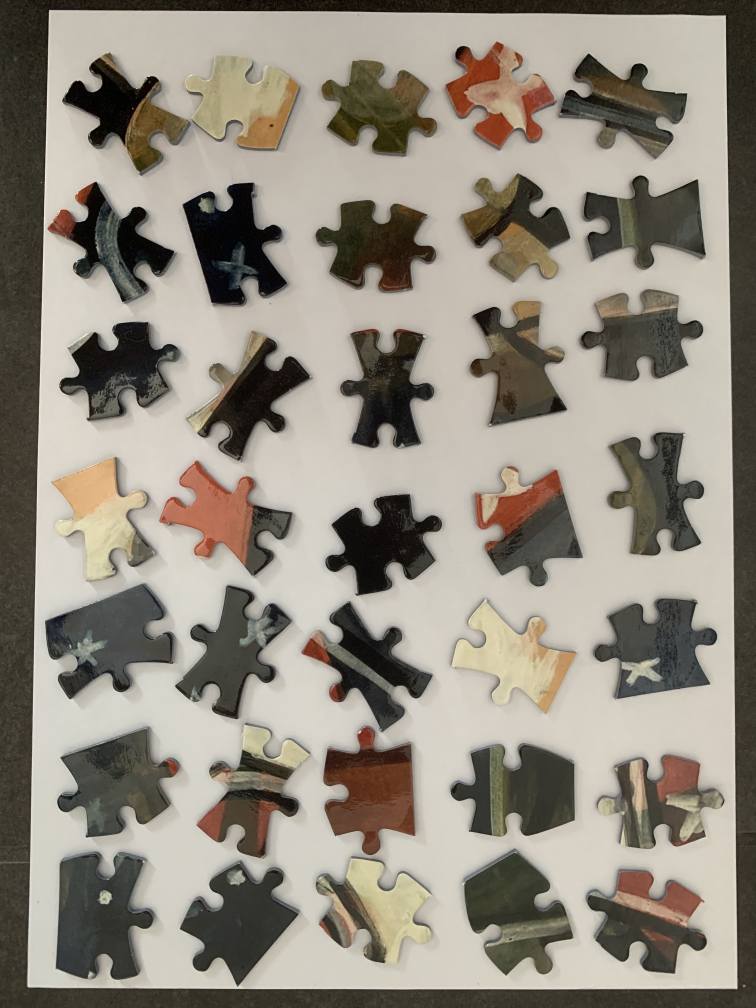
#> input picture input/IMG_3852.jpg, 3024 x 4032 px (shown at 1/4 size); its folder holds only this picture in this run
$ jupyter execute Untitled.ipynb   (older library calls are emulated)
#> lines starting #> are read from the running program, lines starting #| are printed output that depends on the picture; after the words box and inside, x2 and y2 are one past the last pixel; in counts of white or black regions, pixels touching at a corner belong together
#> further down, img is the input picture: shape (4032, 3024, 3); mean B, G, R 127.6, 139.5, 146.1
[cell 1]
import numpy as np
import cv2, operator
from matplotlib import pyplot as plt
from glob import glob

def show(img):
    plt.figure(figsize=(8, 6), dpi=80)
    plt.axis("off")
    plt.imshow(cv2.cvtColor(img, cv2.COLOR_BGR2RGB))

def white_balance(img):
    result = cv2.cvtColor(img, cv2.COLOR_BGR2LAB)
    avg_a = np.average(result[:, :, 1])
    avg_b = np.average(result[:, :, 2])
    result[:, :, 1] = result[:, :, 1] - ((avg_a - 128) * (result[:, :, 0] / 255.0) * 1.1)
    result[:, :, 2] = result[:, :, 2] - ((avg_b - 128) * (result[:, :, 0] / 255.0) * 1.1)
    result = cv2.cvtColor(result, cv2.COLOR_LAB2BGR)
    return result

def clockwise_corners(corners):
    corners_ordered = sorted(corners, key=lambda x: x[0]+x[1])
    ret = []
    ret.append(corners_ordered[0])
    corners_ordered = sorted(corners_ordered[1:], key=lambda x: x[1])
    ret.append(corners_ordered[0])
    corners_ordered = sorted(corners_ordered[1:], key=lambda x: -x[0]-x[1])
    ret.append(corners_ordered[0])
    ret.append(corners_ordered[1])
    return ret

def warpBox(image,
            box,
            target_height=None,
            target_width=None,
            return_transform=False):
    """Warp a boxed region in an image given by a set of four points into
    a rectangle with a specified width and height. Useful for taking crops
    of distorted or rotated text.
    Args:
        image: The image from which to take the box
        box: A list of four points starting in the top left
            corner and moving clockwise.
        target_height: The height of the output rectangle
        target_width: The width of the output rectangle
        return_transform: Whether to return the transformation
            matrix with the image.
    """
    box = np.float32(clockwise_corners(box))
    w, h = image.shape[1], image.shape[0]
    assert (
        (target_width is None and target_height is None)
        or (target_width is not None and target_height is not None)), \
            'Either both or neither of target width and height must be provided.'
    if target_width is None and target_height is None:
        target_width = w
        target_height = h
    M = cv2.getPerspectiveTransform(src=box, dst=np.array([[0, 0], [target_width, 0], [target_width, target_height], [0, target_height]]).astype('float32'))
    full = cv2.warpPerspective(image, M, dsize=(int(target_width), int(target_height)))
    if return_transform:
        return full, M
    return full

import scipy.ndimage as ndimage

def get_tile_corners(mask):
    canny = cv2.Canny(mask, 100, 255, 1)
    corners = cv2.goodFeaturesToTrack(canny, 20, 0.1, 100)
    corners = [tuple(corner.flatten()) for corner in corners]
    tile_center = ndimage.center_of_mass(mask)
    tile_center = tuple(np.round(tile_center).astype(np.int))

    def distance(c1, c2):
        return (c1[0]-c2[0]) ** 2 + (c1[1]-c2[1]) ** 2

    lt, rt, rb, lb = tile_center, tile_center, tile_center, tile_center
    lt_d, rt_d, rb_d, lb_d = 0, 0, 0, 0
    for corner in corners:
        if corner[0] < tile_center[0] and corner[1] < tile_center[1] and distance(corner, tile_center) > lt_d:
            lt = corner
            lt_d = distance(corner, tile_center)
        if corner[0] < tile_center[0] and corner[1] > tile_center[1] and distance(corner, tile_center) > rt_d:
            rt = corner
            rt_d = distance(corner, tile_center)
        if corner[0] > tile_center[0] and corner[1] > tile_center[1] and distance(corner, tile_center) > rb_d:
            rb = corner
            rb_d = distance(corner, tile_center)
        if corner[0] > tile_center[0] and corner[1] < tile_center[1] and distance(corner, tile_center) > lb_d:
            lb = corner
            lb_d = distance(corner, tile_center)
    return np.array([lt, rt, rb, lb], dtype=int)

def get_warp_image(img, margin=9):
#> called with margin = 20
    orig_width = len(img[0])
#> orig_width = 3024
    orig_height = len(img)
#> orig_height = 4032
    target = 800
    scale = target/orig_width if orig_height > orig_width else target/orig_height
#> scale = 0.265

    resized = cv2.resize(img, None, fx=scale, fy=scale)
    img_balanced = white_balance(resized)
#> in white_balance, `avg_a = np.average(result[:, :, 1])`: avg_a = 128.5
#> in white_balance, `avg_b = np.average(result[:, :, 2])`: avg_b = 135.5
    blurred = blur(img_balanced)
    hsv = cv2.cvtColor(blurred, cv2.COLOR_BGR2HSV)
    h,s,v = cv2.split(hsv)
    edges = cv2.threshold(s, 15, 255, cv2.THRESH_BINARY_INV)[1]
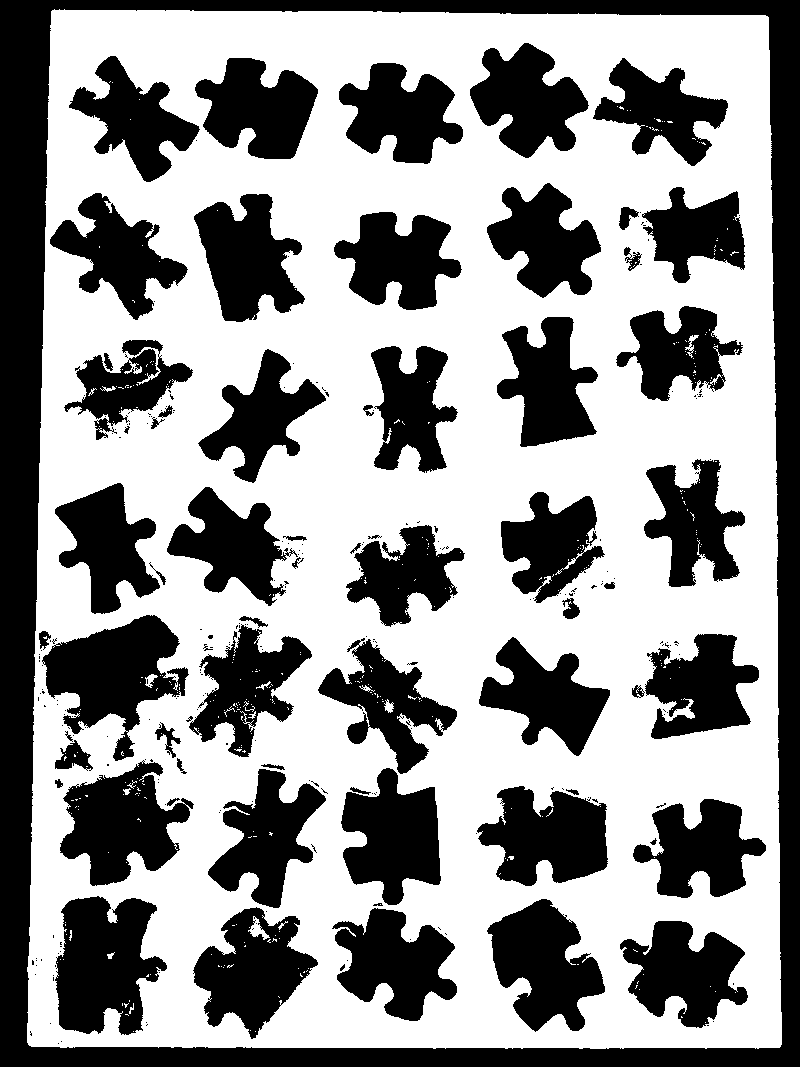
#> edges: shape (1067, 800); 57.6% white; 270 black regions (204 under 20 px), largest, box (x1, y1, x2, y2) and area: (0, 0, 800, 1067) 89684, (55, 896, 167, 1035) 10800, (42, 615, 189, 761) 10474

    contour_info = [(c, cv2.contourArea(c),) for c in cv2.findContours(edges, cv2.RETR_LIST, cv2.CHAIN_APPROX_NONE)[0]]
#> contour_info = 935 items
    mask = np.zeros(list(map(operator.add, edges.shape, (margin*2,margin*2,0))), dtype = np.uint8)
    for contour in contour_info:
        mask = cv2.fillConvexPoly(mask, contour[0]+margin, (255))
#> this loop made 935 passes
#> contour on passes 1, 2, 4: ([[57, 1043], [58, 1042], [59, 1043], [58, 1044]], 2), ([[60, 1041], [61, 1040], [62, 1041], [61, 1042]], 2), ([[255, 1031]], 0)
    corners = get_tile_corners(mask)
#> in get_tile_corners, `corners = cv2.goodFeaturesToTrack(canny, 20, 0.1, 100)`: corners = 20 rows, first 8: [799, 1065], [788, 36], [48, 1065], [71, 30], [530, 1067], [50, 845], [797, 813], [52, 733]
#> in get_tile_corners, `corners = [tuple(corner.flatten()) for corner in corners]`: corners = [(799, 1065), (788, 36), (48, 1065), (71, 30), (530, 1067), (50, 845), (797, 813), (52, 733), (796, 543), (793, 378), (65, 172), (178, 1066), (528, 33), (399, 31), (185, 29), (790, 208), (644, 1068), (48, 963), (55, 623), (58, 523)]
#> in get_tile_corners, `tile_center = ndimage.center_of_mass(mask)`: tile_center = (553.9, 426.4)
#> in get_tile_corners, `tile_center = tuple(np.round(tile_center).astype(np.int))`: tile_center = (554, 426)
#> the loop in get_tile_corners, `for corner in corners:` made 20 passes
#> (rb, rb_d) on pass 1: ((799, 1065), 468346)
#> after the loop in get_tile_corners, `for corner in corners:`: lb_d = 206856; lt_d = 390105; rb_d = 468346; rt_d = 664357
#> corners = [[71, 30], [48, 1065], [799, 1065], [788, 36]]
    corners = [tuple((corner-margin)/scale) for corner in corners]
#> corners = [(192.8, 37.8), (105.8, 3950.1), (2944.6, 3950.1), (2903, 60.48)]

    return warpBox(img,corners)
#> in clockwise_corners, `corners_ordered = sorted(corners, key=lambda x: x[0]+x[1])`: corners_ordered = [(192.8, 37.8), (2903, 60.48), (105.8, 3950.1), (2944.6, 3950.1)]
#> in clockwise_corners, `corners_ordered = sorted(corners_ordered[1:], key=lambda x: x[1])`: corners_ordered = [(2903, 60.48), (105.8, 3950.1), (2944.6, 3950.1)]
#> in clockwise_corners, `corners_ordered = sorted(corners_ordered[1:], key=lambda x: -x[0]-x[1])`: corners_ordered = [(2944.6, 3950.1), (105.8, 3950.1)]
#> in warpBox, `box = np.float32(clockwise_corners(box))`: box = [[192.8, 37.8], [2903, 60.48], [2944.6, 3950.1], [105.8, 3950.1]]
#> in warpBox, `M = cv2.getPerspectiveTransform(src=box, dst=np.array([[0, 0], [target..`: M = [[1.11, 0.0246, -214.7], [-0.00903, 1.08, -39.06], [-2.24e-06, 1.21e-05, 1]]

def blur(img, filter_size=9):
    return cv2.GaussianBlur(img, (filter_size, filter_size), 0)

img_paths = glob("input/*.jpg")

[cell 2]
img_path = "input/IMG_3852_boundary.png"
img_path = img_paths[0]

img = cv2.imread(img_path)
img_warped = get_warp_image(img, margin=20)
img_balanced = white_balance(img_warped)

[cell 3]
show(img_balanced)

[cell 4]
blurred = blur(img_balanced)
hsv = cv2.cvtColor(blurred, cv2.COLOR_BGR2HSV)
h,s,v = cv2.split(hsv)
#> h: shape (4032, 3024)
#> s: shape (4032, 3024)
#> v: shape (4032, 3024)

edges = cv2.threshold(s, 20, 100, cv2.THRESH_BINARY_INV)[1]

contour_info = [(c, cv2.contourArea(c),) for c in cv2.findContours(edges, cv2.RETR_LIST, cv2.CHAIN_APPROX_NONE)[0]]
#> contour_info = 17309 items

image_area = img_balanced.shape[0] * img_balanced.shape[1]
max_area = 0.50
max_area = max_area * image_area

mask = np.ones(edges.shape, dtype = np.uint8)*255
for contour in contour_info:
    if contour[1] < max_area:
        mask = cv2.fillConvexPoly(mask, contour[0], (0))
#> this loop made 17309 passes
#> contour on passes 1 to 3: ([[895, 4004], [896, 4003], [897, 4004], [896, 4005]], 2), ([[899, 4003], [900, 4002], [901, 4003], [900, 4004]], 2), ([[891, 3998], [892, 3997], [893, 3998], [892, 3999]], 2)
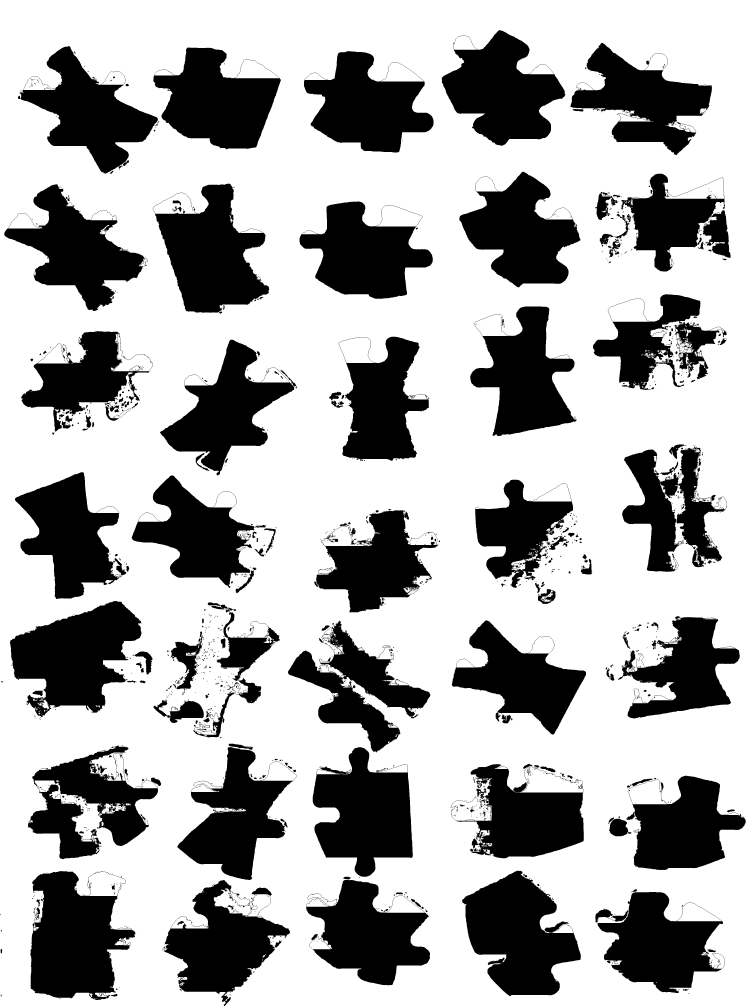
#> mask: shape (4032, 3024) (shown at 1/4 size); 67.3% white; 1468 black regions (1066 under 20 px), largest, box (x1, y1, x2, y2) and area: (1848, 3483, 2324, 3985) 144927, (121, 3484, 542, 4000) 144494, (40, 2404, 566, 2868) 143244

[cell 5]
colors = []
for _ in range(10000):
    i, j = np.random.randint(0, len(mask)), np.random.randint(0, len(mask[0]))
    if mask[i][j] == 0:
        colors.append(img_balanced[i][j])
#> this loop made 10000 passes
#> (i, j) on passes 1 to 3: (2732, 2607), (1653, 835), (763, 1731)
#> after the loop, colors = 3177 items, first 6: [26, 28, 31], [63, 63, 54], [66, 72, 68], [72, 107, 119], [99, 118, 190], [90, 98, 100]

[cell 6]
c_mean = np.mean(colors, axis=0)
#> c_mean = [71.22, 80.86, 87.06]
c_var = np.var(colors, axis=0)
#> c_var = [2448.7, 2881.3, 3426.9]
def dis(c1, c2):
    return np.max(c1-c2)>30

# [5 lines left out: function rep, not called in this run]

[cell 7]
m = cv2.inRange(img_balanced, c_mean-2*np.sqrt(c_var), c_mean+2*np.sqrt(c_var))

[cell 8]
show(m)

[cell 9]
show(mask)

[cell 10]
img_path = img_paths[0]

img = cv2.imread(img_path)
orig_width = len(img[0])
#> orig_width = 3024
orig_height = len(img)
#> orig_height = 4032
target = 800
scale = target/orig_width if orig_height > orig_width else target/orig_height

resized = cv2.resize(img, None, fx=scale, fy=scale)
img_balanced = white_balance(resized)

[cell 11]
blurred = blur(img_balanced)

gray   = cv2.cvtColor(blurred, cv2.COLOR_BGR2GRAY)
# thresh = cv2.threshold(gray, 130, 255, cv2.THRESH_BINARY)[1]
canny_low = 20
canny_high = 120
edges = cv2.Canny(gray, canny_low, canny_high)
for i in range(2):
    edges = cv2.dilate(edges, None)
    edges = cv2.erode(edges, None)
contour_info = [(c, cv2.contourArea(c),) for c in cv2.findContours(edges, cv2.RETR_LIST, cv2.CHAIN_APPROX_NONE)[0]]
#> contour_info = 163 items

[cell 12]
blurred = blur(img_balanced)
hsv = cv2.cvtColor(blurred, cv2.COLOR_BGR2HSV)
h,s,v = cv2.split(hsv)

edges = cv2.threshold(s, 16, 255, cv2.THRESH_BINARY_INV)[1]

mask = cv2.erode(edges, None, iterations=3)
mask = cv2.dilate(mask, None, iterations=3)
contour_info = [(c, cv2.contourArea(c),) for c in cv2.findContours(edges, cv2.RETR_LIST, cv2.CHAIN_APPROX_NONE)[0]]
#> contour_info = 928 items

[cell 13]
connectivity=4
output = cv2.connectedComponentsWithStats(edges, connectivity, cv2.CV_32S)

[cell 14]
image_area = img_balanced.shape[0] * img_balanced.shape[1]

min_area = 0.0001
max_area = 0.90

max_area = max_area * image_area
min_area = min_area * image_area

mask = np.zeros(edges.shape, dtype = np.uint8)
for contour in contour_info:
        if contour[1] > min_area and contour[1] < max_area:
            mask = cv2.fillConvexPoly(mask, contour[0], (255))
#> this loop made 928 passes
#> contour on passes 1 to 3: ([[255, 1031]], 0), ([[133, 1031]], 0), ([[250, 1030]], 0)

[cell 15]
canny = cv2.Canny(mask, 100, 255, 1)
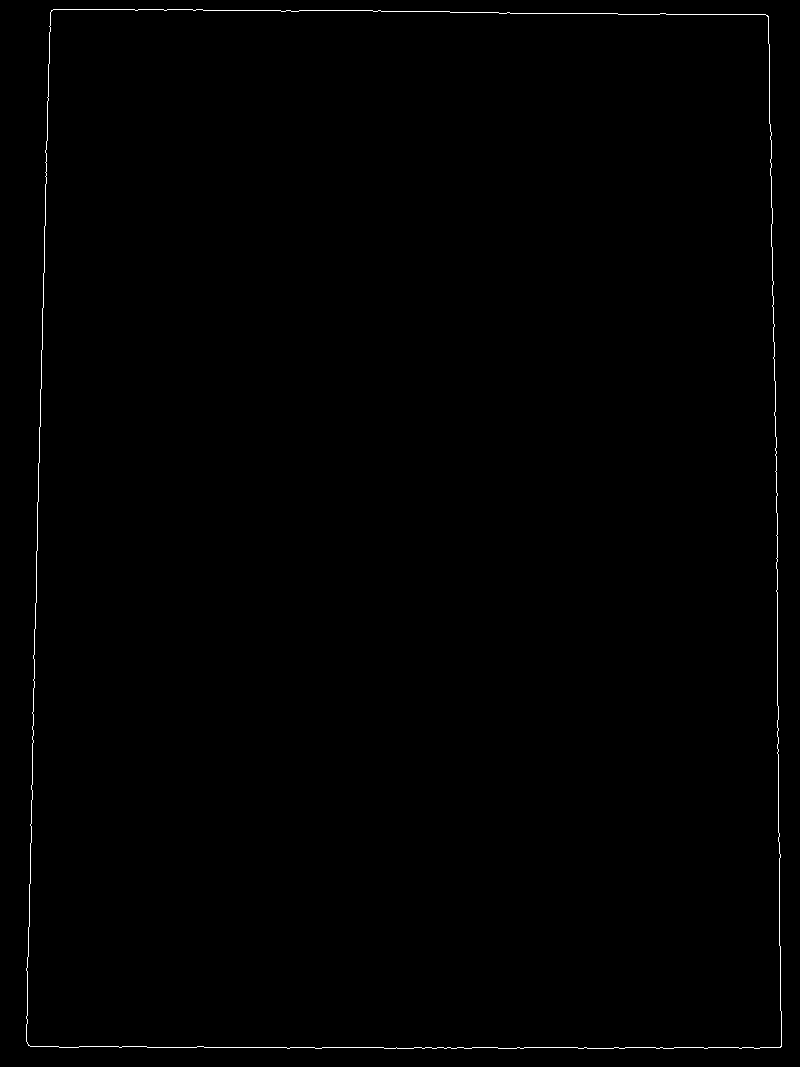
#> canny: shape (1067, 800); 0.41% white in thin lines or dots
corners = cv2.goodFeaturesToTrack(canny, 20, 0.1, 100)
#> corners = 20 rows, first 8: [779, 1045], [768, 16], [28, 1045], [51, 10], [30, 825], [777, 753], [32, 713], [776, 591]
corners = [tuple(corner.flatten()) for corner in corners]
#> corners = [(779, 1045), (768, 16), (28, 1045), (51, 10), (30, 825), (777, 753), (32, 713), (776, 591), (775, 455), (772, 306), (661, 1048), (518, 1048), (288, 1047), (45, 174), (508, 13), (379, 11), (194, 9), (396, 1047), (147, 1047), (779, 945)]
tile_center = ndimage.center_of_mass(mask)
#> tile_center = (533.9, 406.4)
tile_center = tuple(np.round(tile_center).astype(np.int))
#> tile_center = (534, 406)

[cell 16]
corners = get_tile_corners(mask)
#> in get_tile_corners (call 2), `corners = cv2.goodFeaturesToTrack(canny, 20, 0.1, 100)`: corners = 20 rows, first 8: [779, 1045], [768, 16], [28, 1045], [51, 10], [30, 825], [777, 753], [32, 713], [776, 591]
#> the loop in get_tile_corners (call 2), `for corner in corners:` made 20 passes
#> (rb, rb_d) on pass 1: ((779, 1045), 468346)
#> corners = [[51, 10], [28, 1045], [779, 1045], [768, 16]]

[cell 17]
img2 = mask.copy()
for corner in corners:

    img2 = cv2.circle(img2,tuple(corner),5,(0,255,0),20)
#> this loop made 4 passes
show(img2)

[cell 18]
def annotate(img_path, connectivity=8, margin=5):
#> called with img_path = 'input/IMG_3852.jpg', connectivity = 8, margin = 5
    img = cv2.imread(img_path)
    orig_width = len(img[0])
#> orig_width = 3024
    orig_height = len(img)
#> orig_height = 4032
    target = 800
    scale = target/orig_width if orig_height > orig_width else target/orig_height
#> scale = 0.265

    resized = cv2.resize(img, None, fx=scale, fy=scale)
    img_balanced = white_balance(resized)

    blurred = blur(img_balanced)

    gray   = cv2.cvtColor(blurred, cv2.COLOR_BGR2GRAY)
    canny_low = 20
    canny_high = 100
    edges = cv2.Canny(gray, canny_low, canny_high)
    for i in range(1):
        edges = cv2.dilate(edges, None)
        edges = cv2.erode(edges, None)

    output = cv2.connectedComponentsWithStats(edges, connectivity, cv2.CV_32S)

    num_labels = output[0]
#> num_labels = 87
    labels = output[1]
    stats = output[2]
#> stats = 87 rows, first 6: [0, 0, 800, 1067, 819445], [28, 10, 753, 1038, 3571], [471, 44, 118, 115, 906], [540, 54, 14, 25, 102], [66, 56, 192, 130, 1280], [593, 57, 135, 112, 710]
    centroids = output[3]
#> centroids = 87 pairs, first value 77.3 to 738.5, second value 67.82 to 1010.3

    unique, counts = np.unique(labels, return_counts=True) #is sorted
#> unique = 87 values from 0 to 86; counts = 87 values, max 819445 at index 0, min 1 at index 8, mean 9811.5
    unique = unique[1:]
#> unique = 86 values from 1 to 86
    counts = counts[1:]
#> counts = 86 values, max 3571 at index 0, min 1 at index 7, mean 397.2

    q75, q25 = np.percentile(counts, [100 ,50])
#> q75 = 3571; q25 = 171.5
    iqr = q75 - q25
#> iqr = 3399.5
    low = q25
#> low = 171.5
    hi = q75
#> hi = 3571

    clean_labels = []
    clean_counts = []
    for i in range(len(counts)):
        if low < counts[i] < hi:
            clean_labels.append(unique[i])
            clean_counts.append(counts[i])
#> this loop made 86 passes
#> after the loop, clean_counts = 42 values, max 1280 at index 1, min 179 at index 11, mean 685.2; clean_labels = 42 values from 2 to 83
    boxes = []
    for i in range(1,num_labels):
        if i not in clean_labels:
            continue
        x, y = stats[i,cv2.CC_STAT_LEFT], stats[i,cv2.CC_STAT_TOP]
        w, h = stats[i,cv2.CC_STAT_WIDTH], stats[i,cv2.CC_STAT_HEIGHT]
        box = ((x-(h-w)/2-margin,y-margin), (x+h+margin-(h-w)/2, y+h+margin)) if h > w else \
            ((x - margin, y - margin - (w-h) / 2), (x + w + margin, y + w + margin - (w-h) / 2))
        boxes.append(box)
#> this loop made 86 passes
#> (x, y, w, h, box) on passes 2, 4, 5, 6: (471, 44, 118, 115, ((466, 37.5), (594, 165.5))), (66, 56, 192, 130, ((61, 20), (263, 222))), (593, 57, 135, 112, ((588, 40.5), (733, 185.5))), (243, 59, 38, 30, ((238, 50), (286, 98)))
#> after the loop, boxes = 42 items

    for box in boxes:
        img_balanced = cv2.rectangle(img_balanced, tuple([int(x) for x in box[0]]), tuple([int(x) for x in box[1]]), thickness=2, color=[255,0,0])
#> this loop made 42 passes
#> box on passes 1 to 4: ((466, 37.5), (594, 165.5)), ((61, 20), (263, 222)), ((588, 40.5), (733, 185.5)), ((238, 50), (286, 98))
    return img_balanced, boxes

[cell 19]
img, boxes = annotate(img_path)
#> boxes = 42 items
